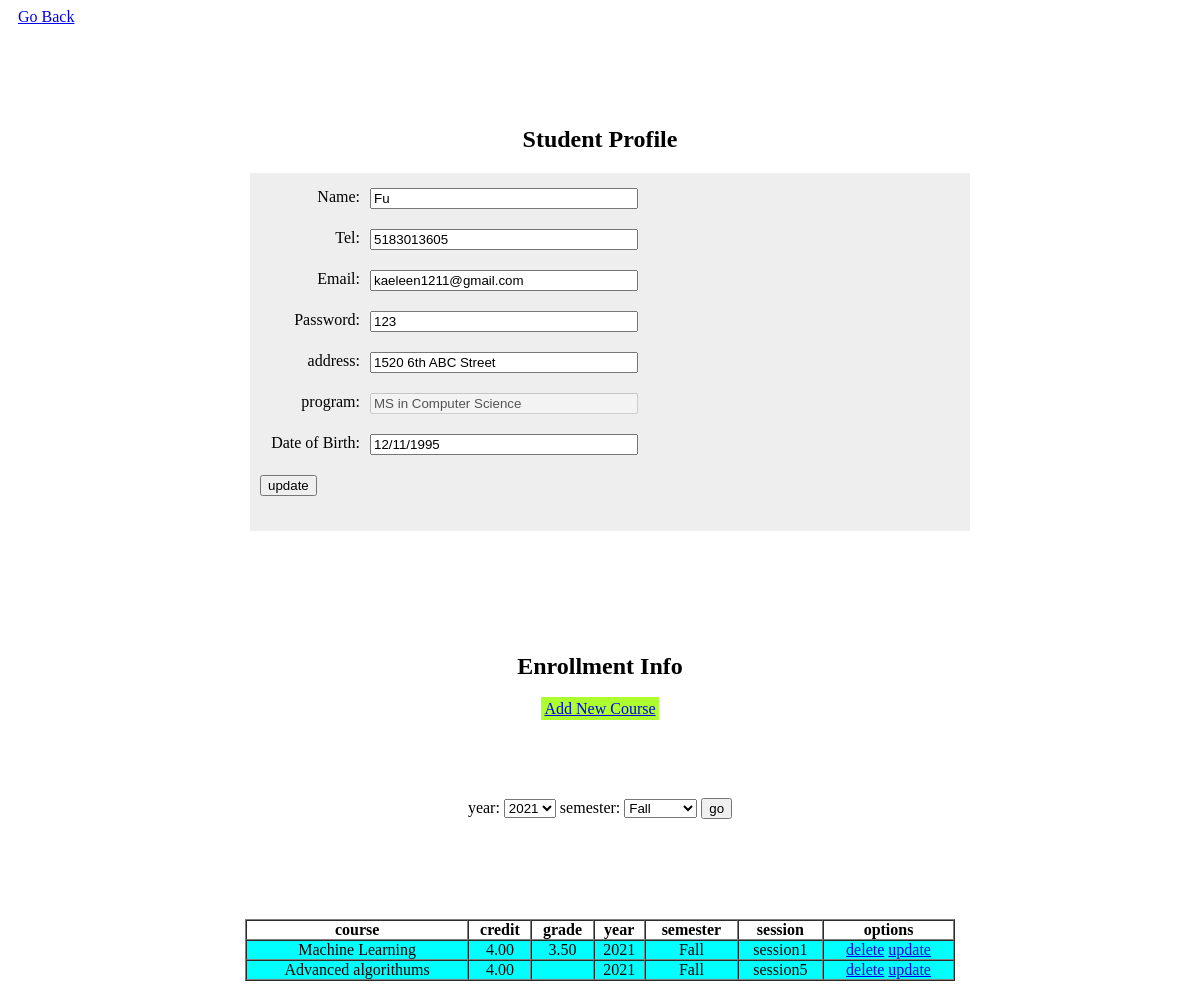
The app's page /edit_student.php?year=2021&semester=Fall&id=1 with its own data.
### tables this page shows
CREATE TABLE IF NOT EXISTS `student` (
  `student_id` int UNSIGNED NOT NULL AUTO_INCREMENT,
  `name` varchar(255) DEFAULT NULL,
  `email` varchar(255) DEFAULT NULL,
  `address` varchar(255) DEFAULT NULL,
  `password` varchar(255) NOT NULL DEFAULT '123',
  `program_id` int DEFAULT NULL,
  `tel` varchar(255) DEFAULT NULL,
  `dob` varchar(255) DEFAULT NULL,
  PRIMARY KEY (`student_id`) USING BTREE
);

CREATE TABLE IF NOT EXISTS `program` (
  `program_id` int NOT NULL AUTO_INCREMENT,
  `type` varchar(255) DEFAULT NULL,
  `program_name` varchar(255) DEFAULT NULL,
  PRIMARY KEY (`program_id`) USING BTREE
);

CREATE TABLE IF NOT EXISTS `enrollment` (
  `enrollment_id` int NOT NULL AUTO_INCREMENT,
  `student_id` int NOT NULL,
  `course_id` int NOT NULL,
  `session_id` int NOT NULL,
  `grade` float(10,2) DEFAULT NULL,
  `date_enrolled` varchar(255) DEFAULT NULL,
  `date_dropped` varchar(255) DEFAULT NULL,
  PRIMARY KEY (`enrollment_id`) USING BTREE
);

CREATE TABLE IF NOT EXISTS `course` (
  `course_id` int UNSIGNED NOT NULL AUTO_INCREMENT,
  `course_name` varchar(255) DEFAULT NULL,
  `credit` float(10,2) DEFAULT NULL,
  `semester` varchar(255) DEFAULT NULL,
  `year` varchar(255) DEFAULT NULL,
  `open_for_enrollment` varchar(255) DEFAULT NULL,
  `department_id` int DEFAULT NULL,
  `prereq_id` varchar(255) DEFAULT NULL,
  `description` varchar(255) DEFAULT NULL,
  PRIMARY KEY (`course_id`) USING BTREE
);

CREATE TABLE IF NOT EXISTS `session` (
  `session_id` int UNSIGNED NOT NULL AUTO_INCREMENT,
  `session_name` varchar(255) DEFAULT NULL,
  `s_days` varchar(255) DEFAULT NULL,
  `s_time` varchar(255) DEFAULT NULL,
  `quota` int DEFAULT NULL,
  `course_id` int DEFAULT NULL,
  `advisor_id` int DEFAULT NULL,
  `location` varchar(255) DEFAULT NULL,
  PRIMARY KEY (`session_id`) USING BTREE
);

### edit_student.php (the view, shortened to what this page needs)
<?php
include 'mysql.php';
$student_id = $_GET['id'];
$sql = "select student.*,program.program_name from student join program on program.program_id = student.program_id and student_id=$student_id = $student_id;
";
$result = mysqli_query($conn,$sql);
$student_info = mysqli_fetch_assoc($result);
$year_sql = "select * from course";
$year_result = mysqli_query($conn,$year_sql);
$year = $semester = [];
while ($row = mysqli_fetch_assoc($year_result)) {
    $year[] =$row['year'];
    $semester[]=$row['semester'];
}
$year = array_unique($year);
$semester = array_unique($semester);
$year_get = $_GET['year'] ?  $_GET['year'] : '2021';
$semester_get = $_GET['semester'] ? $_GET['semester'] : 'Fall';
$courseSql = "select course_id from course where year = '$year_get' and semester = '$semester_get'";
$courseResult = mysqli_query($conn,$courseSql);
$coursrIds = [];
while($row = mysqli_fetch_assoc($courseResult)) {
    $coursrIds[] = $row['course_id'];
}
$coursrIds = implode(',', $coursrIds);
$sql2 = "select enrollment.* ,course.*,session .* from enrollment left join course on enrollment.course_id=course.course_id  left join session on enrollment.course_id=session.course_id  where enrollment.student_id = '$student_id' and  enrollment.course_id  in ($coursrIds) group by enrollment_id ";
$result2 = mysqli_query($conn,$sql2);
?>
<!DOCTYPE html>
<html lang="en">
<head>
    <a style="margin: 10px" href="index_admin.php">Go Back</a>
</head>
<body>
<div class="adds-stu-wrap" style="display: block">
    <h2 class="head" style="text-align:center"> Student Profile</h2>
    <div class="adds-stu">
        <form action="edit_student_do.php" method="post">
                    <div>
                        <p>Name:</p>
                        <input type="text" name="name" id="" value="<?php echo  $student_info['name'];  ?>">
                    </div>
                    <div>
                        <p>Tel:</p>
                        <input type="text" name="tel" id="" value="<?php echo  $student_info['tel'];  ?>">
                    </div>
                    <div>
                        <p>Email:</p>
                        <input type="text" name="email" id="" value="<?php echo  $student_info['email'];  ?>">
                    </div>
                    <div>
                        <p> Password:</p>
                        <input type="text" name="password" id="" value="<?php echo  $student_info['password'];  ?>">
                    </div>
                    <div>
                        <p>address:</p>
                        <input type="text" name="address" id="" value="<?php echo  $student_info['address'];  ?>">
                    </div>
                    <div>
                        <p>program:</p>
                        <input type="text" name="program" id="" disabled value="<?php echo  $student_info['program_name'];  ?>">
                    </div>
                    <div>
                        <p>Date of Birth:</p>
                        <input type="text" name="dob" id="" value="<?php echo  $student_info['dob'];  ?>">
                    </div>
                    <div>
                        <button>update</button>
                    </div>
        </form>
    </div>
</div>
<div style="margin-top: 500px;text-align: center">
    <h2 class="head" style="text-align:center">Enrollment Info</h2>
    <a href="add_enrollment.php?id=<?php echo  $student_info['student_id'];  ?>" style="padding:3px;font-size:16px;background-color:greenyellow">Add New Course</a>
</div>
<div style="text-align: center;margin-top: 80px">
    year:
    <select name="year" id="year">
        <?php
        foreach ($year as $item){
            ?>
            <option value ="<?php echo  $item;  ?>" <?php if ($item == $year_get){ ?>selected="" <?php } ?> ><?php echo  $item;  ?></option>
            <?php
        }
        ?>
    </select>
    semester:
    <select name="semester" id="semester">
        <?php
        foreach ($semester as $item){
            ?>
            <option value ="<?php echo  $item;  ?>" <?php if ($item == $semester_get){ ?>selected="" <?php } ?>><?php echo  $item;  ?></option>
            <?php
        }
        ?>
    </select>
    <button onclick="search()">go</button>
</div>
<table style="margin-top:100px" align="center"  width="60%" border="" cellspacing="0" cellpadding="0">
    <tr><th>course</th><th>credit</th><th>grade</th><th>year</th><th>semester</th><th>session</th>
        <?php
        if($year_get == '2021' && $semester_get == 'Fall'){
            ?>
            <th>options</th>
            <?php
        }else{
            ?>
            <th>date_enrolled</th><th>date_dropped</th>
            <?php
        }
        ?>
    </tr>
    <?php
    if ($result2){
        if(mysqli_num_rows($result2) > 0){
            while ($row = mysqli_fetch_assoc($result2)) {
                ?>
                <tr style='background-color:aqua'>
                    <td align="center"><?php echo  $row['course_name'];  ?></td>
                    <td align="center"><?php echo  $row['credit'];  ?></td>
                    <td align="center"><?php echo  $row['grade'];  ?></td>
                    <td align="center"><?php echo  $row['year'];  ?></td>
                    <td align="center"><?php echo  $row['semester'];  ?></td>
                    <td align="center"><?php echo  $row['session_name'];  ?></td>
                    <?php
                    if($year_get == '2021' && $semester_get == 'Fall'){
                    ?>
                    <td align="center" >
                       <a href="#" onclick="delete_enrollment(<?php echo  $row['enrollment_id'];  ?>)" > delete</a>
                       <a href="#" onclick="update_grade(<?php echo  $row['enrollment_id'];  ?>)" > update</a>
                    </td>
                        <?php
                    }else{
                        ?>
                        <td align="center"><?php echo  $row['date_enrolled'];  ?></td>
                        <td align="center"><?php echo  $row['date_dropped'];  ?></td>
                        <?php
                    }
                            ?>
                </tr>
                <?php
            }
        }}
    ?>
</table>
</body>
</html>

### edit_student.php (style rules this page uses)
.adds-stu-wrap { width: 700px; height: auto; margin: 0 auto; margin-top: 100px; }
.adds-stu { float: left; width: 100%; height: auto; background-color: #eee; padding: 15px 10px; }
.adds-stu div { float: left; width: 100%; margin-bottom: 20px; }
.adds-stu div>p { float: left; width: 100px; margin: 0 10px 0 0; text-align: right; }
.adds-stu div>input { float: left; width: 260px; }

### records on screen
student: name "Fu", tel "5183013605", email "kaeleen1211@gmail.com", password "123", address "1520 6th ABC Street", program "MS in Computer Science", dob "12/11/1995"
enrollment: course.course_name "Machine Learning", course.credit "4.00", grade "3.50", course.year "2021", course.semester "Fall", session.session_name "session1"
enrollment: course.course_name "Advanced algorithums", course.credit "4.00", course.year "2021", course.semester "Fall", session.session_name "session5"

### other values on screen
form field year "2021"
form field semester "Fall"
